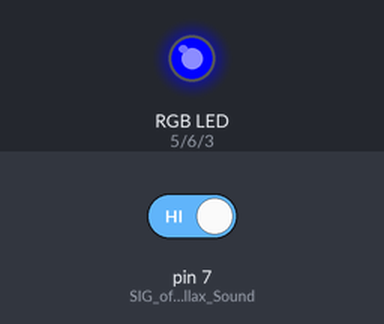
Simulated run of this sketch. Board: Arduino Uno, built with avr-gcc and run on an emulated ATmega328P. On the bench: an RGB LED mixed from three pins (HIGH = lit). The inputs (shaded band) are chosen by the test bench; at power-on: pin 7 (SIG_of_the_Parallax_Sound) HIGH.

Above: at 1.27 s.
1.3 s: pin 7 (SIG_of_the_Parallax_Sound) driven LOW
At 1.9 s:
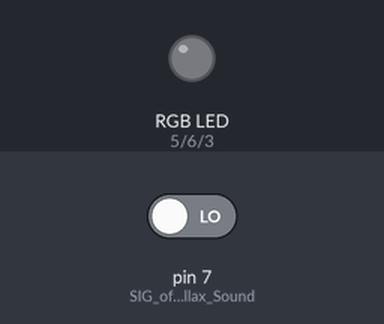
2.8 s: pin 7 (SIG_of_the_Parallax_Sound) driven HIGH
At 7.78 s:
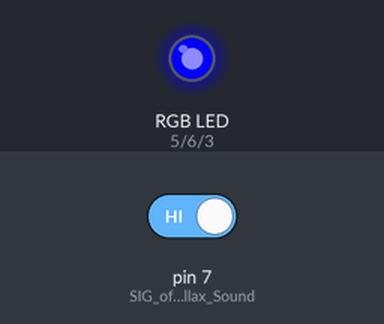
Timing chart, 0 to 17.8 s (numbered marks = the images above; inputs shaded):
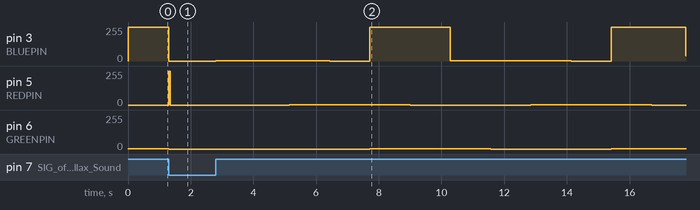

Measured:
- after the input at 1.3 s, pin 3 (BLUEPIN): 255/255 → 0/255 at once; pin 5 (REDPIN): 0/255 → 255/255 at once, → 0/255 0.04 s later; pin 6 (GREENPIN): 1/255 → 0/255 at once
- after the input at 2.8 s, pin 3 (BLUEPIN): 0/255 → 1/255 at once, → 0/255 3.6 s later, → 255/255 1.3 s later, → 1/255 2.6 s later, … (7 changes in this stretch); pin 5 (REDPIN): alternates 1/255 for 3.9 s and 0/255 for 3.8 s, starting after 2.3 s; pin 6 (GREENPIN): 0/255 → 1/255 after 4.9 s, → 0/255 3.9 s later, → 1/255 3.8 s later

The sketch:

Color_Change_Reactive_LED_Strip.ino
```cpp
// color swirl! connect an RGB LED to the PWM pins as indicated
// in the #defines
// public domain, enjoy!

#define REDPIN 5
#define GREENPIN 6
#define BLUEPIN 3

#define BREAK 5
#define FADESPEED 5     // make this higher to slow down

void setup() {
  pinMode(7,INPUT); //SIG of the Parallax Sound Impact Sensor connected to Digital Pin 7
  pinMode(REDPIN, OUTPUT);
  pinMode(GREENPIN, OUTPUT);
  pinMode(BLUEPIN, OUTPUT);
}

void loop() {
  int r = 0, g = 0, b = 255;
  boolean soundstate;

  // fade from blue to violet
  for (r = 0; r < 256; r++) {
    soundstate = digitalRead(7);
    if (soundstate == 0) {
      analogWrite(REDPIN, LOW);
      analogWrite(BLUEPIN, LOW);
      analogWrite(GREENPIN, LOW);
      delay(BREAK);
    }
    else {
      analogWrite(REDPIN, r);
      analogWrite(BLUEPIN, b);
      analogWrite(GREENPIN, HIGH);
      delay(FADESPEED);
    }
  }

  // fade from violet to red
  for (b = 255; b > 0; b--) {
    soundstate = digitalRead(7);
    if (soundstate == 0) {
      analogWrite(REDPIN, LOW);
      analogWrite(BLUEPIN, LOW);
      analogWrite(GREENPIN, LOW);
      delay(BREAK);
    }
    else {
      analogWrite(REDPIN, r);
      analogWrite(BLUEPIN, b);
      analogWrite(GREENPIN, HIGH);
      delay(FADESPEED);
    }
  }

  // fade from red to yellow
  for (g = 0; g < 256; g++) {
    soundstate = digitalRead(7);
    if (soundstate == 0) {
      analogWrite(REDPIN, LOW);
      analogWrite(BLUEPIN, LOW);
      analogWrite(GREENPIN, LOW);
      delay(BREAK);
    }
    else {
      analogWrite(REDPIN, r);
      analogWrite(BLUEPIN, HIGH);
      analogWrite(GREENPIN, g);
      delay(FADESPEED);
    }
  }

  // fade from yellow to green
  for (r = 255; r > 0; r--) {
    soundstate = digitalRead(7);
    if (soundstate == 0) {
      analogWrite(REDPIN, LOW);
      analogWrite(BLUEPIN, LOW);
      analogWrite(GREENPIN, LOW);
      delay(BREAK);
    }
    else {
      analogWrite(REDPIN, r);
      analogWrite(BLUEPIN, HIGH);
      analogWrite(GREENPIN, g);
      delay(FADESPEED);
    }
  }

  // fade from green to teal
  for (b = 0; b < 256; b++) {
    soundstate = digitalRead(7);
    if (soundstate == 0) {
      analogWrite(REDPIN, LOW);
      analogWrite(BLUEPIN, LOW);
      analogWrite(GREENPIN, LOW);
      delay(BREAK);
    }
    else {
      analogWrite(REDPIN, HIGH);
      analogWrite(BLUEPIN, b);
      analogWrite(GREENPIN, g);
      delay(FADESPEED);
    }
  }

  // fade from teal to blue
  for (g = 255; g > 0; g--) {
    soundstate = digitalRead(7);
    if (soundstate == 0) {
      analogWrite(REDPIN, LOW);
      analogWrite(BLUEPIN, LOW);
      analogWrite(GREENPIN, LOW);
      delay(BREAK);
    }
    else {
      analogWrite(REDPIN, HIGH);
      analogWrite(BLUEPIN, b);
      analogWrite(GREENPIN, g);
      delay(FADESPEED);
    }
  }

}
```
